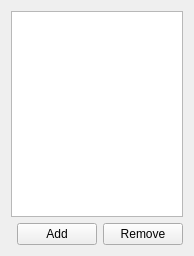
<?xml version="1.0" encoding="UTF-8"?>
<ui version="4.0">
 <class>Form</class>
 <widget class="QWidget" name="Form">
  <property name="geometry">
   <rect>
    <x>0</x>
    <y>0</y>
    <width>180</width>
    <height>256</height>
   </rect>
  </property>
  <property name="windowTitle">
   <string>HotSpots</string>
  </property>
  <layout class="QGridLayout" name="gridLayout_2">
   <item row="0" column="0" colspan="3">
    <widget class="QListWidget" name="listWidgetHotSpots"/>
   </item>
   <item row="1" column="1">
    <widget class="QPushButton" name="pushButtonAdd">
     <property name="text">
      <string>Add</string>
     </property>
    </widget>
   </item>
   <item row="1" column="2">
    <widget class="QPushButton" name="pushButtonRemove">
     <property name="text">
      <string>Remove</string>
     </property>
    </widget>
   </item>
   <item row="1" column="0">
    <spacer name="horizontalSpacer_2">
     <property name="orientation">
      <enum>Qt::Horizontal</enum>
     </property>
     <property name="sizeHint" stdset="0">
      <size>
       <width>0</width>
       <height>20</height>
      </size>
     </property>
    </spacer>
   </item>
  </layout>
 </widget>
 <resources/>
 <connections/>
</ui>
